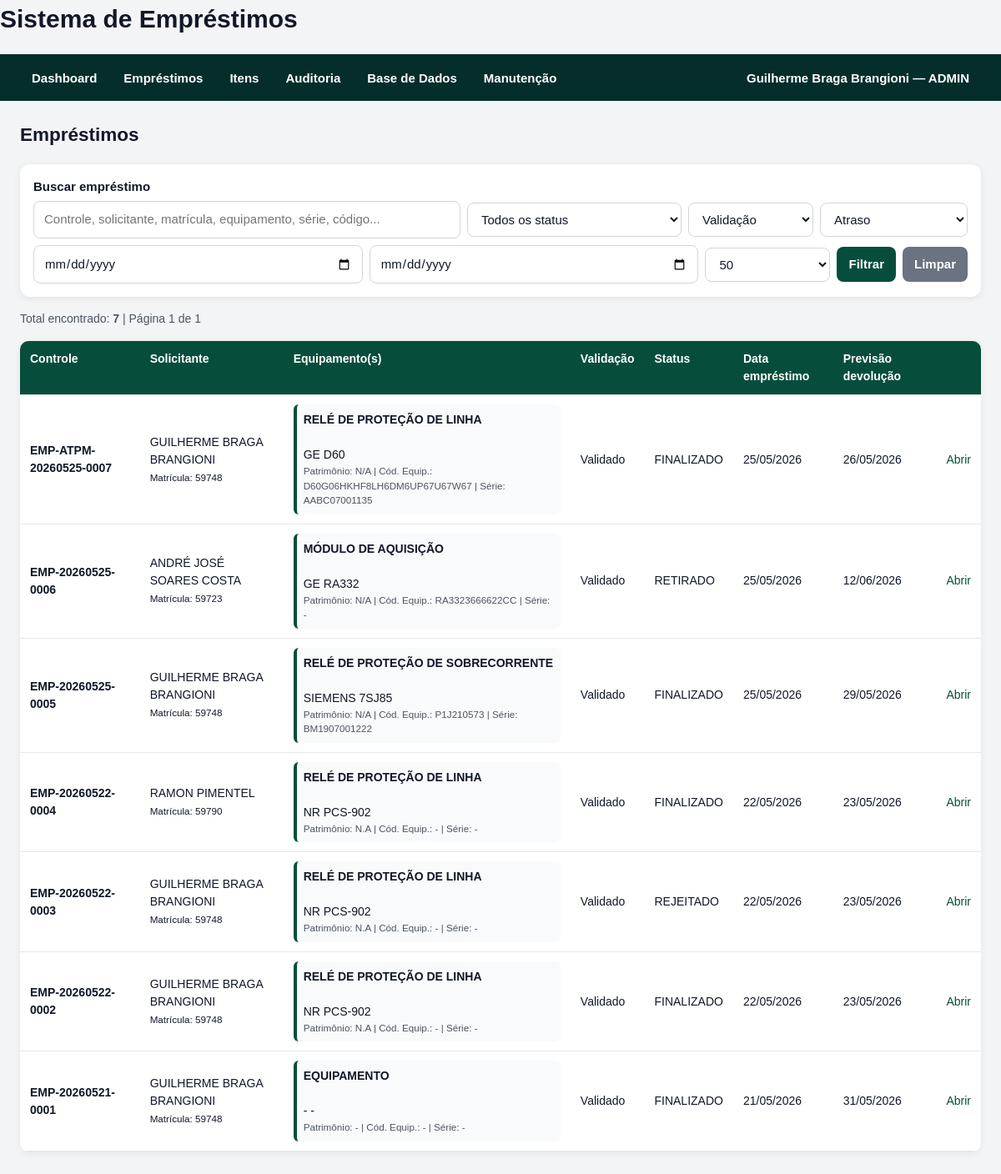
Screenshot of /emprestimos/ (signed in) with the database file from the repository.
### models/system_user.py (models this page shows, shortened)
class SystemUser(db.Model):
    __tablename__ = "system_users"
    id = db.Column(db.Integer, primary_key=True)
    nome = db.Column(db.String(255), nullable=False)
    email = db.Column(db.String(255), nullable=False, unique=True, index=True)
    password_hash = db.Column(db.String(255), nullable=False)
    role = db.Column(db.String(50), nullable=False, default="CONSULTA")
    active = db.Column(db.Boolean, default=True)
    last_login_at = db.Column(db.DateTime)
    created_at = db.Column(db.DateTime, default=datetime.utcnow)
    updated_at = db.Column(
        db.DateTime,
        default=datetime.utcnow,
        onupdate=datetime.utcnow,
    )

### models/loan.py (models this page shows)
class Loan(db.Model):
    __tablename__ = "loans"
    id = db.Column(db.Integer, primary_key=True)
    numero_controle = db.Column(db.String(100), unique=True, index=True)
    user_id = db.Column(db.Integer, db.ForeignKey("users.id"), nullable=False)
    approver_id = db.Column(db.Integer, db.ForeignKey("approvers.id"), nullable=False)
    responsavel_entrega_nome = db.Column(db.String(255), nullable=False)
    responsavel_entrega_matricula = db.Column(db.String(100))
    responsavel_entrega_email = db.Column(db.String(255))
    status = db.Column(db.String(100), default="PENDENTE_APROVACAO", index=True)
    data_emprestimo = db.Column(db.DateTime)
    data_prevista_devolucao = db.Column(db.DateTime)
    data_real_devolucao = db.Column(db.DateTime)
    local_utilizacao = db.Column(db.String(255))
    aprovado = db.Column(db.Boolean, default=False)
    aprovado_em = db.Column(db.DateTime)
    rejeitado_em = db.Column(db.DateTime)
    motivo_rejeicao = db.Column(db.Text)
    approval_token = db.Column(db.Text)
    observacoes = db.Column(db.Text)
    notification_fixed_emails = db.Column(db.Text)      # E-mails fixos lidos do arquivo no momento da criação
    notification_extra_emails = db.Column(db.Text)      # E-mails adicionais digitados no momento do empréstimo
    notification_all_emails = db.Column(db.Text)        # União de Fixos + adicionais, preservada para auditoria
    created_at = db.Column(db.DateTime, default=datetime.utcnow)
    updated_at = db.Column(
        db.DateTime,
        default=datetime.utcnow,
        onupdate=datetime.utcnow,
    )
    user = db.relationship("User", back_populates="loans")
    approver = db.relationship("Approver", back_populates="loans")
    items = db.relationship(
        "LoanItem",
        back_populates="loan",
        lazy=True,
        cascade="all, delete-orphan",
    )
    renewals = db.relationship(
        "Renewal",
        back_populates="loan",
        lazy=True,
        cascade="all, delete-orphan",
    )

### models/user.py (models this page shows)
class User(db.Model):
    __tablename__ = "users"
    id = db.Column(db.Integer, primary_key=True)
    nome = db.Column(db.String(255), nullable=False)
    matricula = db.Column(db.String(100), nullable=False, index=True)
    email = db.Column(db.String(255), nullable=False)
    telefone = db.Column(db.String(100))
    gerencia = db.Column(db.String(255))
    regional = db.Column(db.String(255))
    equipe = db.Column(db.String(255))
    created_at = db.Column(db.DateTime, default=datetime.utcnow)
    loans = db.relationship("Loan", back_populates="user")

### models/loan_item.py (models this page shows)
class LoanItem(db.Model):
    __tablename__ = "loan_items"
    id = db.Column(db.Integer, primary_key=True)
    loan_id = db.Column(db.Integer, db.ForeignKey("loans.id"), nullable=False)
    equipment_id = db.Column(db.Integer, db.ForeignKey("equipments.id"))
    consumable_id = db.Column(db.Integer, db.ForeignKey("consumables.id"))
    tipo_item = db.Column(db.String(100), nullable=False)
    quantidade = db.Column(db.Integer, default=1)
    quantidade_devolvida = db.Column(db.Integer, default=0)
    status = db.Column(db.String(100), default="EMPRESTADO")
    devolvido_em = db.Column(db.DateTime)
    devolvido_por = db.Column(db.String(255))
    image_path = db.Column(db.String(500))
    image_original_filename = db.Column(db.String(255))
    observacoes = db.Column(db.Text)
    created_at = db.Column(db.DateTime, default=datetime.utcnow)
    loan = db.relationship("Loan", back_populates="items")
    equipment = db.relationship("Equipment", back_populates="loan_items")
    consumable = db.relationship("Consumable", back_populates="loan_items")

### models/equipment.py (models this page shows)
class Equipment(db.Model):
    __tablename__ = "equipments"
    id = db.Column(db.Integer, primary_key=True)
    codigo_interno = db.Column(db.String(100), unique=True, index=True)
    nome = db.Column(db.String(255), nullable=False)
    nome_normalizado = db.Column(db.String(255), nullable=False, index=True)
    fabricante = db.Column(db.String(255))
    modelo = db.Column(db.String(255))
    tipo_equipamento = db.Column(db.String(255))
    patrimonio = db.Column(db.String(255), index=True)
    codigo_equipamento = db.Column(db.String(255), index=True)
    serial = db.Column(db.String(255), index=True)
    categoria = db.Column(db.String(255))
    status = db.Column(db.String(50), default="DISPONIVEL", index=True)
    status_planilha = db.Column(db.String(255))
    regional = db.Column(db.String(255))
    data_inventario = db.Column(db.DateTime)
    local_armazenagem = db.Column(db.String(255))
    subestacao_origem = db.Column(db.String(255))
    emprestado_para_planilha = db.Column(db.String(255))
    data_emprestimo_planilha = db.Column(db.DateTime)
    validado = db.Column(db.Boolean, default=False)
    observacoes = db.Column(db.Text)
    created_at = db.Column(db.DateTime, default=datetime.utcnow)
    updated_at = db.Column(
        db.DateTime,
        default=datetime.utcnow,
        onupdate=datetime.utcnow,
    )
    loan_items = db.relationship("LoanItem", back_populates="equipment")

### routes/loan_routes.py (the view, shortened to what this page needs)
@loan_bp.route("/")
def list_loans():
    search_text = request.args.get("q", "").strip()
    status_filter = request.args.get("status", "").strip()
    validation_filter = request.args.get("validacao", "").strip()
    overdue_filter = request.args.get("atrasados", "").strip()
    date_from_text = request.args.get("data_inicio", "").strip()
    date_to_text = request.args.get("data_fim", "").strip()
    page = request.args.get("page", 1, type=int)
    per_page = request.args.get("per_page", 50, type=int)
    if per_page not in [25, 50, 100]:
        per_page = 50
    query = Loan.query
    if status_filter:
        query = query.filter(Loan.status == status_filter)
    date_from = _parse_date_filter(date_from_text)
    date_to = _parse_date_filter(date_to_text)
    if date_from:
        query = query.filter(Loan.data_emprestimo >= date_from)
    if date_to:
        query = query.filter(Loan.data_emprestimo <= date_to)
    if overdue_filter == "SIM":
        query = query.filter(Loan.status == LoanStatus.ATRASADO.value)
    loans_all = (
        query
        .options(*loan_full_options())
        .order_by(Loan.created_at.desc())
        .all()
    )
    if validation_filter == "PENDENTE":
        loans_all = [
            loan for loan in loans_all
            if _loan_has_pending_validation(loan)
        ]
    elif validation_filter == "VALIDADO":
        loans_all = [
            loan for loan in loans_all
            if not _loan_has_pending_validation(loan)
        ]
    total = len(loans_all)
    pages = max(ceil(total / per_page), 1)
    if page < 1:
        page = 1
    if page > pages:
        page = pages
    start = (page - 1) * per_page
    end = start + per_page
    loans = loans_all[start:end]
    pagination = {
        "page": page,
        "pages": pages,
        "total": total,
        "has_prev": page > 1,
        "has_next": page < pages,
        "prev_num": page - 1,
        "next_num": page + 1,
    }
    return render_template(
        "loan_list.html",
        loans=loans,
        pagination=pagination,
        search_text=search_text,
        status_filter=status_filter,
        validation_filter=validation_filter,
        overdue_filter=overdue_filter,
        date_from_text=date_from_text,
        date_to_text=date_to_text,
        per_page=per_page,
        status_options=[status.value for status in LoanStatus],
    )

### templates/loan_list.html (shortened to what this page needs)
{% extends "base.html" %}
{% block content %}
<h2>Empréstimos</h2>
<form method="get" action="{{ url_for('loan_bp.list_loans') }}" class="search-form">
    <label for="q">Buscar empréstimo</label>
    <div class="search-row">
        <input
            type="text"
            id="q"
            name="q"
            value="{{ search_text or '' }}"
            placeholder="Controle, solicitante, matrícula, equipamento, série, código..."
        >
        <select name="status">
            <option value="">Todos os status</option>
        </select>
        <select name="validacao">
            <option value="">Validação</option>
        </select>
        <select name="atrasados">
            <option value="">Atraso</option>
        </select>
        <input
            type="date"
            name="data_inicio"
            value="{{ date_from_text or '' }}"
        >
        <input
            type="date"
            name="data_fim"
            value="{{ date_to_text or '' }}"
        >
        <select name="per_page">
            <option value="50" {% if per_page == 50 %}selected{% endif %}>50</option>
        </select>
        <button type="submit">Filtrar</button>
        <a class="button secondary" href="{{ url_for('loan_bp.list_loans') }}">
            Limpar
        </a>
    </div>
</form>
<p class="hint">
    Total encontrado: <strong>{{ pagination.total }}</strong>
    | Página {{ pagination.page }} de {{ pagination.pages }}
</p>
<table>
    <thead>
        <tr>
            <th>Controle</th>
            <th>Solicitante</th>
            <th>Equipamento(s)</th>
            <th>Validação</th>
            <th>Status</th>
            <th>Data empréstimo</th>
            <th>Previsão devolução</th>
            <th></th>
        </tr>
    </thead>
    <tbody>
        {% for loan in loans %}
        {% set ns = namespace(has_pending_validation=false) %}
        {% for item in loan.items %}
            {% if item.equipment and not item.equipment.validado %}
                {% set ns.has_pending_validation = true %}
            {% endif %}
        {% endfor %}
        <tr>
            <td>
                <strong>{{ loan.numero_controle }}</strong>
            </td>
            <td>
                {{ loan.user.nome }}
                <br>
                <small>Matrícula: {{ loan.user.matricula }}</small>
            </td>
            <td>
                {% if loan.items %}
                    {% for item in loan.items %}
                        {% if item.equipment %}
                            <div class="loan-equipment-summary">
                                <strong>{{ item.equipment.tipo_equipamento or "EQUIPAMENTO" }}</strong>
                                <br>
                                {{ item.equipment.fabricante or "-" }}
                                {{ item.equipment.modelo or "-" }}
                                <br>
                                <small>
                                    Patrimônio:
                                    {{ item.equipment.patrimonio or "-" }}
                                    |
                                    Cód. Equip.:
                                    {{ item.equipment.codigo_equipamento or "-" }}
                                    |
                                    Série:
                                    {{ item.equipment.serial or "-" }}
                                </small>
                            </div>
                        {% endif %}
                    {% endfor %}
                {% else %}
                    <span>-</span>
                {% endif %}
            </td>
            <td>
                {% if ns.has_pending_validation and loan.status not in ["FINALIZADO", "REJEITADO", "CANCELADO"] %}
                    <form
                        method="post"
                        action="{{ url_for('loan_bp.validate_loan_equipments', loan_id=loan.id) }}"
                        onsubmit="return confirm('Confirmar validação dos equipamentos deste empréstimo?');"
                    >
                        <button type="submit">
                            Validar
                        </button>
                    </form>
                {% else %}
                    Validado
                {% endif %}
            </td>
            <td>{{ loan.status }}</td>
            <td>
                {{ loan.data_emprestimo.strftime("%d/%m/%Y") if loan.data_emprestimo else "-" }}
            </td>
            <td>
                {{ loan.data_prevista_devolucao.strftime("%d/%m/%Y") if loan.data_prevista_devolucao else "-" }}
            </td>
            <td>
                <a href="{{ url_for('loan_bp.loan_detail', loan_id=loan.id) }}">
                    Abrir
                </a>
            </td>
        </tr>
        {% endfor %}
    </tbody>
</table>
{% endblock %}

### templates/base.html (shortened to what this page needs)
<!DOCTYPE html>
<html lang="pt-BR">
<head>
    <link rel="stylesheet" href="{{ url_for('static', filename='style.css') }}">
</head>
<body>
    <header class="topbar">
        <h1>Sistema de Empréstimos</h1>
        <nav class="navbar">
            <div class="nav-left">
                <a class="nav-link" href="{{ url_for('main_bp.dashboard') }}">
                    Dashboard
                </a>
                {% if current_user %}
                    {% if current_user.role in ["ADMIN", "OPERADOR", "CONSULTA"] %}
                    <div class="nav-item dropdown">
                        <button class="nav-drop-button" type="button">
                            Empréstimos
                        </button>
                    </div>
                    {% endif %}
                    {% if current_user.role in ["ADMIN", "OPERADOR", "CONSULTA"] %}
                    <div class="nav-item dropdown">
                        <button class="nav-drop-button" type="button">
                            Itens
                        </button>
                    </div>
                    {% endif %}
                    {% if current_user.role in ["ADMIN", "OPERADOR"] %}
                    <div class="nav-item dropdown">
                        <button class="nav-drop-button" type="button">
                            Auditoria
                        </button>
                    </div>
                    {% endif %}
                    {% if current_user.role in ["ADMIN", "OPERADOR"] %}
                    <div class="nav-item dropdown">
                        <button class="nav-drop-button" type="button">
                            Base de Dados
                        </button>
                    </div>
                    {% endif %}
                    {% if current_user.role == "ADMIN" %}
                    <div class="nav-item dropdown">
                        <button class="nav-drop-button" type="button">
                            Manutenção
                        </button>
                    </div>
                    {% endif %}
                {% endif %}
            </div>
            <div class="nav-right">
                {% if current_user %}
                    <div class="nav-item dropdown user-menu">
                        <button class="nav-drop-button" type="button">
                            {{ current_user.nome }} — {{ current_user.role }}
                        </button>
                    </div>
                {% else %}
                    <a class="nav-link" href="{{ url_for('auth_bp.login') }}">
                        Entrar
                    </a>
                {% endif %}
            </div>
        </nav>
    </header>
    <main class="container">
        {% block content %}{% endblock %}
    </main>
</body>
</html>

### rows the page displays
SystemUser: nome "Guilherme Braga Brangioni", role "ADMIN"
Loan: numero_controle "EMP-ATPM-20260525-0007", user.nome "GUILHERME BRAGA BRANGIONI", user.matricula "59748", status "FINALIZADO", data_emprestimo "25/05/2026", data_prevista_devolucao "26/05/2026"
LoanItem: equipment "RELÉ DE PROTEÇÃO DE LINHA", equipment "GE", equipment "D60", equipment "N/A", equipment "D60G06HKHF8LH6DM6UP67U67W67", equipment "AABC07001135"
Loan: numero_controle "EMP-20260525-0006", user.nome "ANDRÉ JOSÉ SOARES COSTA", user.matricula "59723", status "RETIRADO", data_emprestimo "25/05/2026", data_prevista_devolucao "12/06/2026"
LoanItem: equipment "MÓDULO DE AQUISIÇÃO", equipment "GE", equipment "RA332", equipment "N/A", equipment "RA3323666622CC", equipment "-"
Loan: numero_controle "EMP-20260525-0005", user.nome "GUILHERME BRAGA BRANGIONI", user.matricula "59748", status "FINALIZADO", data_emprestimo "25/05/2026", data_prevista_devolucao "29/05/2026"
LoanItem: equipment "RELÉ DE PROTEÇÃO DE SOBRECORRENTE", equipment "SIEMENS", equipment "7SJ85", equipment "N/A", equipment "P1J210573", equipment "BM1907001222"
Loan: numero_controle "EMP-20260522-0004", user.nome "RAMON PIMENTEL", user.matricula "59790", shows "Validado", status "FINALIZADO", data_emprestimo "22/05/2026", data_prevista_devolucao "23/05/2026"
LoanItem: equipment "RELÉ DE PROTEÇÃO DE LINHA", equipment "NR", equipment "PCS-902", equipment "N.A", equipment "-"
Loan: numero_controle "EMP-20260522-0003", user.nome "GUILHERME BRAGA BRANGIONI", user.matricula "59748", shows "Validado", status "REJEITADO", data_emprestimo "22/05/2026", data_prevista_devolucao "23/05/2026"
LoanItem: equipment "RELÉ DE PROTEÇÃO DE LINHA", equipment "NR", equipment "PCS-902", equipment "N.A", equipment "-"
Loan: numero_controle "EMP-20260522-0002", user.nome "GUILHERME BRAGA BRANGIONI", user.matricula "59748", shows "Validado", status "FINALIZADO", data_emprestimo "22/05/2026", data_prevista_devolucao "23/05/2026"
LoanItem: equipment "RELÉ DE PROTEÇÃO DE LINHA", equipment "NR", equipment "PCS-902", equipment "N.A", equipment "-"
Loan: numero_controle "EMP-20260521-0001", user.nome "GUILHERME BRAGA BRANGIONI", user.matricula "59748", shows "Validado", status "FINALIZADO", data_emprestimo "21/05/2026", data_prevista_devolucao "31/05/2026"
LoanItem: equipment "EQUIPAMENTO", equipment "-"

### other values shown
{{ pagination.total }} "7"
{{ pagination.page }} "1"
{{ pagination.pages }} "1"
